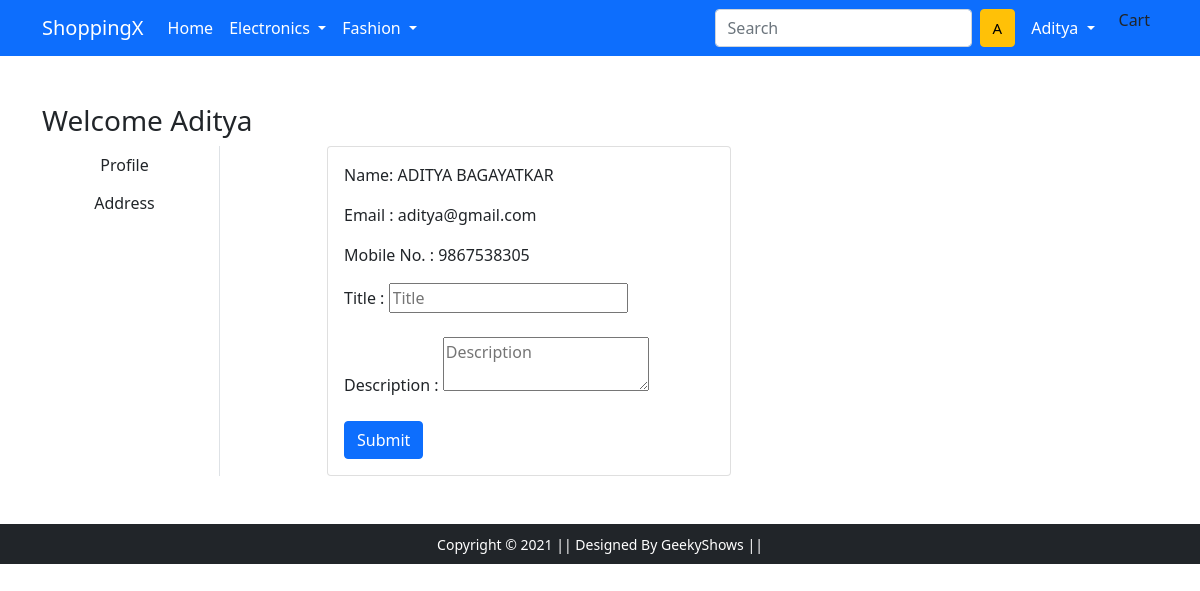
The app's page /contactus/ (signed in) with its own data.
### app/models.py (models this page shows, shortened)
class Profile(models.Model):
    user = models.ForeignKey(User, on_delete=models.CASCADE)
    profileimg = models.ImageField(upload_to='profile_images',default='about-comapny.jpg')
    id_user =  models.IntegerField()
    address = models.CharField(max_length=1000, blank=True)
    locality = models.CharField(max_length=101,blank=True)
    city = models.CharField(max_length=101,blank=True)
    state = models.CharField(choices = STATE_CHOICES, max_length=55)
    pincode = models.IntegerField(default=400600)
    auth_token = models.CharField(max_length=100)
    is_verified = models.BooleanField(default=False)
    first_name = models.TextField(blank=True)
    last_name = models.TextField(blank=True)
    birth_date = models.DateField(default=date.today())
    mobile_no = models.IntegerField(default='9999999999')

### app/views.py (the view)
# urls.py: path('contactus/', views.contactus, name='contactus'),
def contactus(request):
    user = request.user
    email = request.user.email
    user_object = User.objects.get(username = request.user.username)
    user_profile = Profile.objects.get(user = user_object)
    mobileno = user_profile.mobile_no
    if request.method == 'POST':
        title = request.POST.get('title')
        description = request.POST.get('description')
        ContactUser(user=user, email=email, profile=user_profile, mobileno = mobileno, title=title, description=description).save()
    return render(request, 'contactus.html',{'user_profile':user_profile, "user_object" :user_object })

### templates/contactus.html (shortened to what this page needs)
<!doctype html>
{% load static %}
<html lang="en">
  <head>
    <link href="https://cdn.jsdelivr.net/npm/bootstrap@5.0.0-beta1/dist/css/bootstrap.min.css" rel="stylesheet">
    <link rel="stylesheet" href="{% static 'css/owl.carousel.min.css' %}">
    <link rel="stylesheet" href="{% static 'css/all.min.css' %}">
    <link rel="stylesheet" href="{% static 'css/style.css' %}">
  </head>
  <body>
    <nav class="navbar navbar-expand-lg navbar-dark bg-primary">
     <div class="container">
       <a class="navbar-brand" href="/">ShoppingX</a>
       <div class="collapse navbar-collapse" id="navbarSupportedContent">
         <ul class="navbar-nav me-auto mb-2 mb-lg-0">
           <li class="nav-item">
             <a class="nav-link active" aria-current="page" href="/">Home</a>
           </li>
           <li class="nav-item dropdown">
             <a class="nav-link dropdown-toggle text-white" href="#" id="electronicsDropdown" role="button" data-bs-toggle="dropdown" aria-expanded="false">
               Electronics
             </a>
           </li>
           <li class="nav-item dropdown">
             <a class="nav-link dropdown-toggle text-white" href="#" id="fashionDropdown" role="button" data-bs-toggle="dropdown" aria-expanded="false">
               Fashion
             </a>
           </li>
         </ul>
         <form class="d-flex">
           <input class="form-control me-2" type="search" placeholder="Search" aria-label="Search">
           <button id='new' class="btn btn-warning" type="submit">{{ request.user.username | capfirst }}</button>
         </form>
         <div>
          <ul class="navbar-nav me-auto mb-2 mb-lg-0">
            {% if  request.user.is_authenticated %}
           <li class="nav-item dropdown mx-2">
              <a class="nav-link dropdown-toggle text-white" href="#" id="profileDropdown" role="button" data-bs-toggle="dropdown" aria-expanded="false">
                {{request.user.username | capfirst}}
              </a>
            </li>
            <li class="nav-item mx-2">
              Cart </a>
            </li>
            {% endif %}
          </ul>
         </div>
       </div>
     </div>
    </nav>
<div class="container my-5">
 <div class="row">
 <h3>Welcome <span class='text-capitalize'> {{request.user}}</span></h3>
  <div class="col-sm-2 border-end">
   <ul class="list-unstyled">
    <li class="d-grid"><a href="{% url 'profile' %}" class="btn ">Profile</a></li>
    <li class="d-grid"><a href="{% url 'address' %}" class="btn {{active}}">Address</a></li>
   </ul>
  </div>
  <div class="col-sm-9 offset-sm-1">
   <div class="row">
    <div class="col-sm-6">
     <div class="card">
      <div class="card-body">
       <p>Name: {{user_profile.first_name}} {{user_profile.last_name}}</p>
       <p>Email : {{request.user.email}} </p>
       <p>Mobile No. : {{user_profile.mobile_no}}</p>
       <form action='' method='POST'>
        Title : <input type='text' name='title' id='title' value='' placeholder='Title' /> <br><br>
        Description : <textarea type='text' name='description' id='description' value='' placeholder='Description'></textarea> <br><br>
        <button type='submit' class='btn btn-primary'>Submit</button>
       </form>
      </div>
     </div>
    </div>
   </div>
  </div>
 </div>
</div>
<footer class="container-fluid bg-dark text-center p-2 mt-5">
    <small class="text-white">Copyright &copy; 2021 || Designed By GeekyShows || </small>
</footer>
</body>
</html>

### templates/contactus.html (style rules this page uses)
#new { font-size: 0; }
#new::first-letter { font-size: 15px; }

### records on screen
Profile: first_name "ADITYA", last_name "BAGAYATKAR", mobile_no "9867538305"

### other values on screen
{{ request.user.username | capfirst }} "Aditya"
{{ request.user }} "Aditya"
{{ request.user.email }} "aditya@gmail.com"
